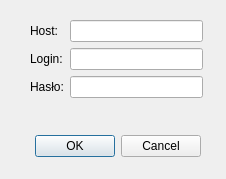
<?xml version="1.0" encoding="UTF-8"?>
<ui version="4.0">
 <class>LoginDialog</class>
 <widget class="QDialog" name="LoginDialog">
  <property name="geometry">
   <rect>
    <x>0</x>
    <y>0</y>
    <width>226</width>
    <height>179</height>
   </rect>
  </property>
  <property name="windowTitle">
   <string>Połącz z serwerem</string>
  </property>
  <widget class="QDialogButtonBox" name="buttonBox">
   <property name="geometry">
    <rect>
     <x>20</x>
     <y>130</y>
     <width>181</width>
     <height>32</height>
    </rect>
   </property>
   <property name="orientation">
    <enum>Qt::Horizontal</enum>
   </property>
   <property name="standardButtons">
    <set>QDialogButtonBox::Cancel|QDialogButtonBox::Ok</set>
   </property>
  </widget>
  <widget class="QWidget" name="layoutWidget">
   <property name="geometry">
    <rect>
     <x>30</x>
     <y>20</y>
     <width>173</width>
     <height>95</height>
    </rect>
   </property>
   <layout class="QFormLayout" name="formLayout">
    <item row="0" column="0">
     <widget class="QLabel" name="label">
      <property name="text">
       <string>Host:</string>
      </property>
      <property name="buddy">
       <cstring>host</cstring>
      </property>
     </widget>
    </item>
    <item row="0" column="1">
     <widget class="QLineEdit" name="host"/>
    </item>
    <item row="1" column="0">
     <widget class="QLabel" name="label_2">
      <property name="text">
       <string>Login:</string>
      </property>
      <property name="buddy">
       <cstring>login</cstring>
      </property>
     </widget>
    </item>
    <item row="1" column="1">
     <widget class="QLineEdit" name="login"/>
    </item>
    <item row="2" column="0">
     <widget class="QLabel" name="label_3">
      <property name="text">
       <string>Hasło:</string>
      </property>
      <property name="buddy">
       <cstring>password</cstring>
      </property>
     </widget>
    </item>
    <item row="2" column="1">
     <widget class="QLineEdit" name="password">
      <property name="echoMode">
       <enum>QLineEdit::Password</enum>
      </property>
     </widget>
    </item>
   </layout>
  </widget>
 </widget>
 <tabstops>
  <tabstop>host</tabstop>
  <tabstop>login</tabstop>
  <tabstop>password</tabstop>
  <tabstop>buttonBox</tabstop>
 </tabstops>
 <resources/>
 <connections>
  <connection>
   <sender>buttonBox</sender>
   <signal>accepted()</signal>
   <receiver>LoginDialog</receiver>
   <slot>accept()</slot>
   <hints>
    <hint type="sourcelabel">
     <x>248</x>
     <y>254</y>
    </hint>
    <hint type="destinationlabel">
     <x>157</x>
     <y>274</y>
    </hint>
   </hints>
  </connection>
  <connection>
   <sender>buttonBox</sender>
   <signal>rejected()</signal>
   <receiver>LoginDialog</receiver>
   <slot>reject()</slot>
   <hints>
    <hint type="sourcelabel">
     <x>316</x>
     <y>260</y>
    </hint>
    <hint type="destinationlabel">
     <x>286</x>
     <y>274</y>
    </hint>
   </hints>
  </connection>
 </connections>
</ui>
